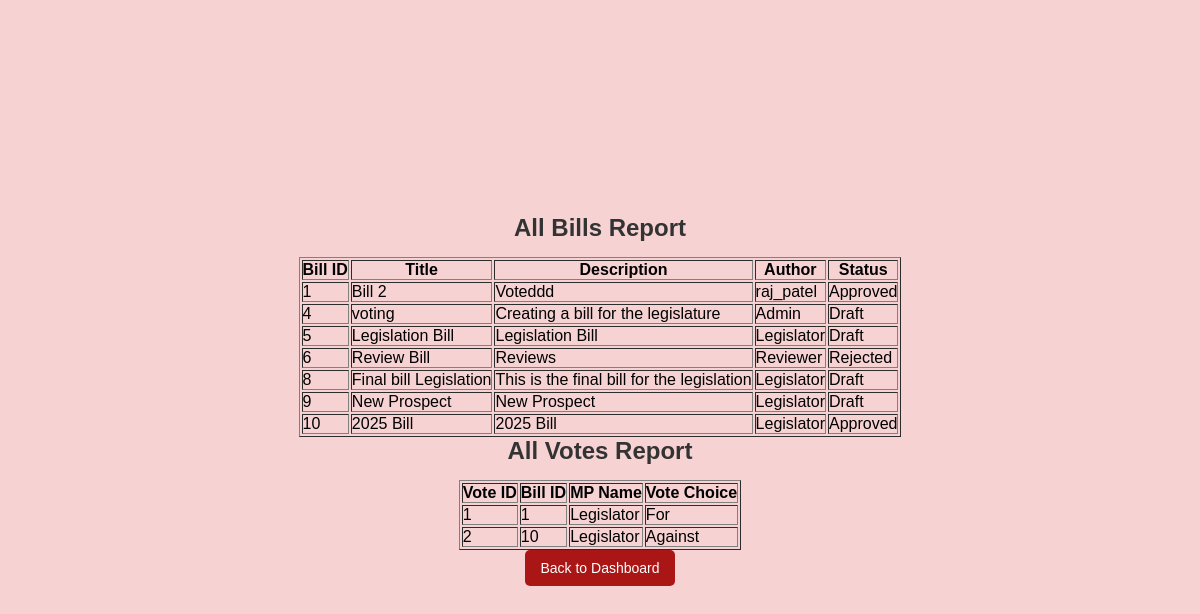
The app's page /admin_reports.php (signed in) with its own data.
### tables this page shows
CREATE TABLE `bills` (
  `bill_id` int(11) NOT NULL,
  `bill_title` varchar(255) NOT NULL,
  `bill_description` text NOT NULL,
  `author` varchar(50) NOT NULL,
  `status` enum('Draft','Review','Approved','Rejected') DEFAULT 'Draft',
  `created_at` timestamp NOT NULL DEFAULT current_timestamp()
);

CREATE TABLE `votes` (
  `vote_id` int(11) NOT NULL,
  `bill_id` int(11) NOT NULL,
  `mp_name` varchar(50) NOT NULL,
  `vote_choice` enum('For','Against','Abstain') NOT NULL,
  `created_at` timestamp NOT NULL DEFAULT current_timestamp()
);

### admin_reports.php (the view, shortened to what this page needs)
<?php
include "db_connect.php";
echo "<h2>All Bills Report</h2>";
$bills_sql = "SELECT * FROM bills";
$bills_result = $conn->query($bills_sql);
echo "<table border='1'>";
echo "<tr><th>Bill ID</th><th>Title</th><th>Description</th><th>Author</th><th>Status</th></tr>";
while ($row = $bills_result->fetch_assoc()) {
    echo "<tr>
            <td>{$row['bill_id']}</td>
            <td>{$row['bill_title']}</td>
            <td>{$row['bill_description']}</td>
            <td>{$row['author']}</td>
            <td>{$row['status']}</td>
          </tr>";
}
echo "</table>";
echo "<h2>All Votes Report</h2>";
$votes_sql = "SELECT * FROM votes";
$votes_result = $conn->query($votes_sql);
echo "<table border='1'>";
echo "<tr><th>Vote ID</th><th>Bill ID</th><th>MP Name</th><th>Vote Choice</th></tr>";
while ($row = $votes_result->fetch_assoc()) {
    echo "<tr>
            <td>{$row['vote_id']}</td>
            <td>{$row['bill_id']}</td>
            <td>{$row['mp_name']}</td>
            <td>{$row['vote_choice']}</td>
          </tr>";
}
echo "</table>";
?>
<link rel="stylesheet" href="css/styles.css">
<a href="dashboard.php">Back to Dashboard</a>

### css/styles.css (style rules this page uses)
* { margin: 0; padding: 0; box-sizing: border-box; font-family: Arial, sans-serif; }
h2, h3 { margin-bottom: 15px; color: #333; }
a, button { display: inline-block; text-decoration: none; color: white; background: #aa1616; padding: 10px 15px; border-radius: 5px; font-size: 14px; border: none; cursor: pointer; transition: background 0.3s ease; }

### records on screen
bills: bill_id "1", bill_title "Bill 2", bill_description "Voteddd", author "raj_patel", status "Approved"
bills: bill_id "4", bill_title "voting", bill_description "Creating a bill for the legislature", author "Admin", status "Draft"
bills: bill_id "5", bill_title "Legislation Bill", bill_description "Legislation Bill", author "Legislator", status "Draft"
bills: bill_id "6", bill_title "Review Bill", bill_description "Reviews", author "Reviewer", status "Rejected"
bills: bill_id "8", bill_title "Final bill Legislation", bill_description "This is the final bill for the legislation", author "Legislator", status "Draft"
bills: bill_id "9", bill_title "New Prospect", bill_description "New Prospect", author "Legislator", status "Draft"
bills: bill_id "10", bill_title "2025 Bill", bill_description "2025 Bill", author "Legislator", status "Approved"
votes: vote_id "1", bill "1", mp_name "Legislator", vote_choice "For"
votes: vote_id "2", bill "10", mp_name "Legislator", vote_choice "Against"
